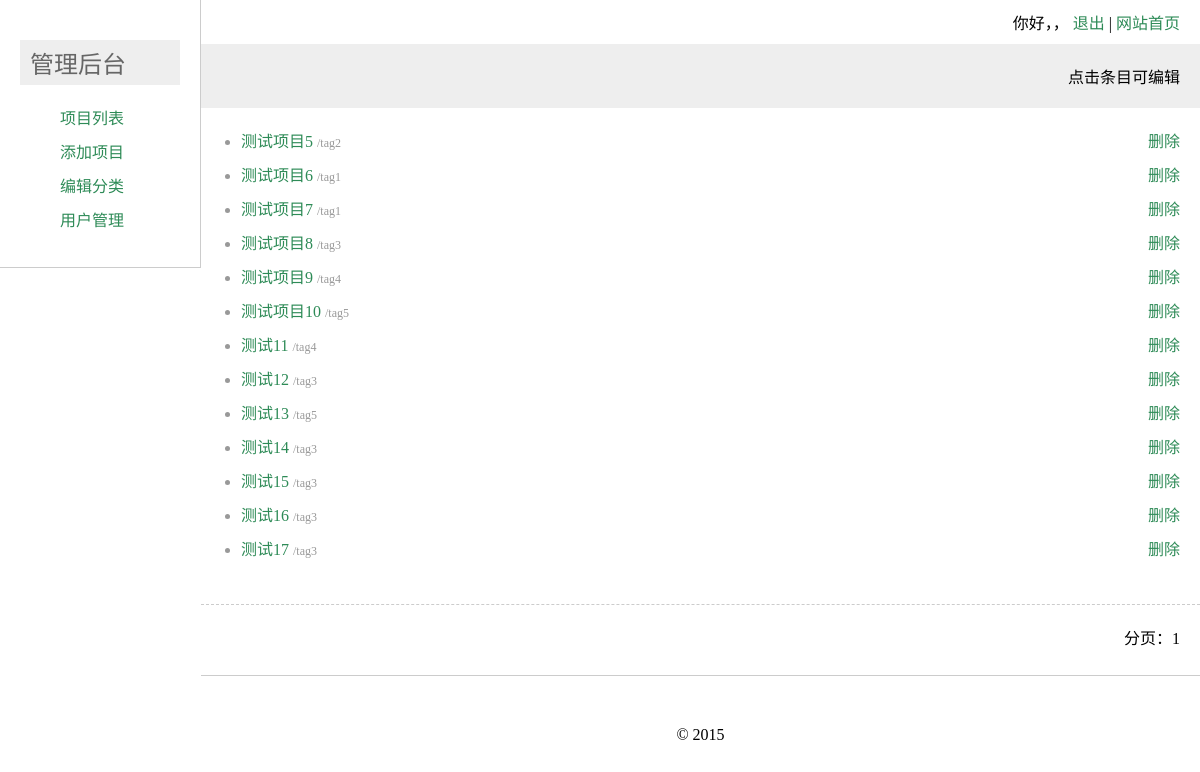
The page /admin/caselist.php on the database its author committed.
### tables this page shows
CREATE TABLE IF NOT EXISTS `cases` (
  `id` int(11) NOT NULL,
  `label` varchar(100) DEFAULT NULL,
  `cover` varchar(500) DEFAULT NULL,
  `pname` varchar(500) DEFAULT NULL,
  `purl` varchar(500) DEFAULT NULL,
  `pinfo` varchar(500) DEFAULT NULL,
  `pv` varchar(100) DEFAULT NULL,
  `pdesc` varchar(5000) DEFAULT NULL
);

CREATE TABLE IF NOT EXISTS `category` (
  `id` int(11) NOT NULL,
  `category` varchar(100) DEFAULT NULL,
  `label` varchar(500) DEFAULT NULL
);

### admin/caselist.php (the view, shortened to what this page needs)
<!DOCTYPE html>
<html lang="zh-cmn-Hans">
<head>
    <link rel="stylesheet" href="assets/style.css">
</head>
<body>
<?php
require 'tpl/nav.php';
require 'tpl/topbar.php';
?>
<div class="editbar">点击条目可编辑</div>
    <div class="formwrap caselist">
<?php
$perCount=15;
if(isset($_GET['page'])){
    $p=(int)$_GET['page'];
}else{
    $p=1;
}
$startCount = ($p-1)*$perCount;
$queryCase = mysql_query("select * from cases order by id limit $startCount,$perCount");
if (mysql_num_rows($queryCase)){
    echo "<ul>";
    while($row=mysql_fetch_array($queryCase)){
        $category = "${row["label"]}";
        $queryCategory = mysql_query("select * from category WHERE label='$category'");
        $row2=mysql_fetch_array($queryCategory);
        $caseId = "${row["id"]}";
        echo "<li><a href='add-case.php?case=$caseId'>${row["pname"]} <span>/${row2["category"]}</span></a> <a href='#' data-cid='$caseId' class='btn-del'>删除</a></li>";
    }
    echo "</ul>";
}else{
    echo '<p class="msg">没有案例录入。</p>';
}
include 'pager.php';
?>
    </div>
<?php require 'tpl/footer.php'; ?>
</body>
</html>

### admin/assets/style.css (style rules this page uses)
html, body { margin: 0;padding: 0; height: 100%; }
a { color: #2E8B57; text-decoration: none; }
ul { list-style: none; }
li { margin: 0 0 10px; }
.editbar { background-color: #eee; margin: 0 0 20px; padding: 20px; text-align: right; }
.btn-del,.btn-delcat { float: right; }
.caselist ul { height: 460px; list-style: disc; color: #999; }
.caselist li a span { font-size: 12px; color: #999; }
.caselist .btn-del { margin-right:20px; }

### rows shown on the page
cases: pname "测试项目5", category.category "tag2"
cases: pname "测试项目6", category.category "tag1"
cases: pname "测试项目7", category.category "tag1"
cases: pname "测试项目8", category.category "tag3"
cases: pname "测试项目9", category.category "tag4"
cases: pname "测试项目10", category.category "tag5"
cases: pname "测试11", category.category "tag4"
cases: pname "测试12", category.category "tag3"
cases: pname "测试13", category.category "tag5"
cases: pname "测试14", category.category "tag3"
cases: pname "测试15", category.category "tag3"
cases: pname "测试16", category.category "tag3"
cases: pname "测试17", category.category "tag3"
